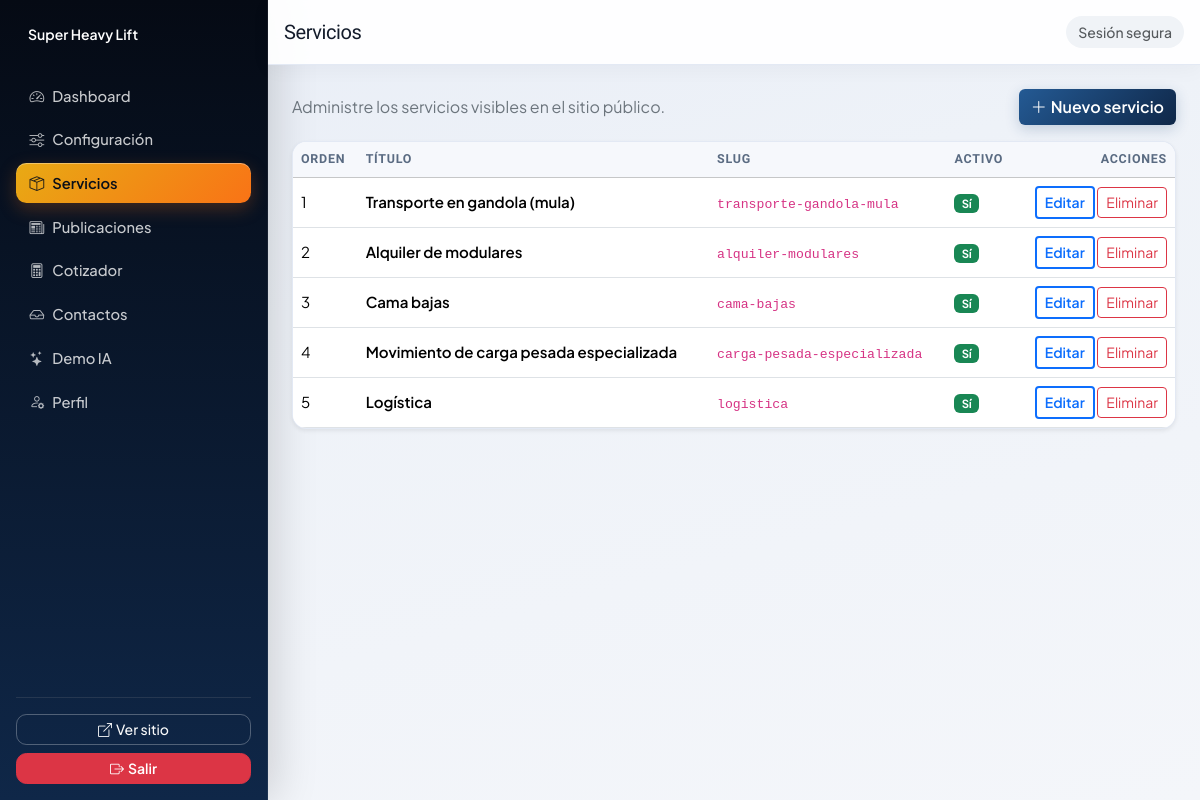
Screenshot of /admin/index.php?route=servicios (signed in) with the database file from the repository.
### tables this page shows
CREATE TABLE `servicios` (
  `id` int(10) UNSIGNED NOT NULL,
  `titulo` varchar(200) NOT NULL,
  `slug` varchar(220) NOT NULL,
  `descripcion` text NOT NULL,
  `beneficios` text NOT NULL,
  `imagen` varchar(255) DEFAULT NULL,
  `orden` int(11) NOT NULL DEFAULT 0,
  `activo` tinyint(1) NOT NULL DEFAULT 1,
  `created_at` timestamp NOT NULL DEFAULT current_timestamp(),
  `updated_at` timestamp NULL DEFAULT NULL ON UPDATE current_timestamp()
);

### src/App/Controllers/AdminPanelController.php (called while the page is built, shortened)
<?php
final class AdminPanelController
{
    public function handle(string $route): void
    {
        $method = $_SERVER['REQUEST_METHOD'] ?? 'GET';
        match ($route) {
            'logout' => $this->logout(),
            'dashboard' => $this->dashboard(),
            'config' => $method === 'POST' ? $this->saveConfig() : $this->configForm(),
            'servicios' => $this->servicesList(),
            'servicio_nuevo' => $this->serviceForm(null),
            'servicio_editar' => $this->serviceForm((int) ($_GET['id'] ?? 0)),
            'servicio_guardar' => $method === 'POST' ? $this->serviceSave() : redirect(admin_url(['route' => 'servicios'])),
            'servicio_eliminar' => $method === 'POST' ? $this->serviceDelete() : redirect(admin_url(['route' => 'servicios'])),
            'publicaciones' => $this->postsList(),
            'publicacion_nueva' => $this->postForm(null),
            'publicacion_editar' => $this->postForm((int) ($_GET['id'] ?? 0)),
            'publicacion_guardar' => $method === 'POST' ? $this->postSave() : redirect(admin_url(['route' => 'publicaciones'])),
            'publicacion_eliminar' => $method === 'POST' ? $this->postDelete() : redirect(admin_url(['route' => 'publicaciones'])),
            'cotizaciones' => $this->quotesList(),
            'cotizacion' => $this->quoteView((int) ($_GET['id'] ?? 0)),
            'cotizacion_nueva' => $this->quoteForm(null),
            'cotizacion_editar' => $this->quoteForm((int) ($_GET['id'] ?? 0)),
            'cotizacion_guardar' => $method === 'POST' ? $this->quoteSave() : redirect(admin_url(['route' => 'cotizaciones'])),
            'cotizacion_eliminar' => $method === 'POST' ? $this->quoteDelete() : redirect(admin_url(['route' => 'cotizaciones'])),
            'cotizacion_estado' => $method === 'POST' ? $this->quoteEstado() : redirect(admin_url(['route' => 'cotizaciones'])),
            'contactos' => $this->contactsList(),
            'contacto_leido' => $method === 'POST' ? $this->contactRead() : redirect(admin_url(['route' => 'contactos'])),
            'demo_ia' => $this->iaDemo(),
            'perfil' => $method === 'POST' ? $this->passwordChange() : $this->profileForm(),
            default => redirect(admin_url(['route' => 'dashboard'])),
        };
    }
    private function servicesList(): void
    {
        render_admin('services_list', [
            'pageTitle' => 'Servicios',
            'items' => $this->services->findAllAdmin(),
        ]);
    }
}

### public/admin/index.php (called while the page is built, shortened)
<?php
$route = $_GET['route'] ?? 'dashboard';
$panel = new AdminPanelController(
    new ConfigRepository(),
    new ServiceRepository(),
    new PostRepository(),
    new QuoteRepository(),
    new ContactRepository(),
    new UserRepository(),
    new IaRepository()
);
$panel->handle($route);

### core/helpers.php (called while the page is built, shortened)
<?php
function app_config(string $key, mixed $default = null): mixed
{
    static $cfg;
    if ($cfg === null) {
        $cfg = require BASE_PATH . '/config/app.php';
    }
    return $cfg[$key] ?? $default;
}
function public_url(string $path = ''): string
{
    $base = rtrim((string) app_config('public_url', ''), '/');
    $path = ltrim($path, '/');
    return $path === '' ? $base : $base . '/' . $path;
}
function asset_url(string $path): string
{
    return public_url('assets/' . ltrim($path, '/'));
}
function admin_url(array $query = []): string
{
    $q = http_build_query($query);
    return public_url('admin/index.php' . ($q !== '' ? '?' . $q : ''));
}
function e(?string $s): string
{
    return htmlspecialchars((string) $s, ENT_QUOTES | ENT_SUBSTITUTE, 'UTF-8');
}

### config/app.php (called while the page is built, shortened)
<?php
$scheme = (!empty($_SERVER['HTTPS']) && $_SERVER['HTTPS'] !== 'off') ? 'https' : 'http';
$host = $_SERVER['HTTP_HOST'] ?? 'localhost';
$script = str_replace('\\', '/', (string) ($_SERVER['SCRIPT_NAME'] ?? ''));
$dir = dirname($script);
if (preg_match('#/admin$#', $dir)) {
    $dir = dirname($dir);
}
$basePath = rtrim($dir === '/' ? '' : $dir, '/');
$cfg = [
    'name' => 'Super Heavy Lift',
    'base_url' => $scheme . '://' . $host . $basePath,
    'public_url' => $scheme . '://' . $host . $basePath,
    'timezone' => 'America/Bogota',
    'upload_max_bytes' => 3 * 1024 * 1024,
    'allowed_image_mimes' => ['image/jpeg', 'image/png', 'image/webp', 'image/gif'],
];
$secretsFile = __DIR__ . '/secrets.php';
$envFallbacks = [
    'openai_api_key' => 'OPENAI_API_KEY',
    'openai_model' => 'OPENAI_MODEL',
    'elevenlabs_api_key' => 'ELEVENLABS_API_KEY',
    'elevenlabs_voice_id' => 'ELEVENLABS_VOICE_ID',
];
foreach ($envFallbacks as $cfgKey => $envName) {
    $cur = trim((string) ($cfg[$cfgKey] ?? ''));
    $v = getenv($envName);
}
return $cfg;

### src/App/Models/ServiceRepository.php (called while the page is built, shortened)
<?php
final class ServiceRepository
{
    public function findAllAdmin(): array
    {
        $sql = 'SELECT * FROM servicios ORDER BY orden ASC, id ASC';
        return Database::pdo()->query($sql)->fetchAll();
    }
}

### core/Database.php (called while the page is built, shortened)
<?php
final class Database
{
    private static ?PDO $pdo = null;
    public static function init(array $config): void
    {
        $dsn = sprintf(
            'mysql:host=%s;port=%d;dbname=%s;charset=%s',
            $config['host'],
            $config['port'],
            $config['dbname'],
            $config['charset']
        );
        self::$pdo = new PDO($dsn, $config['user'], $config['pass'], [
            PDO::ATTR_ERRMODE => PDO::ERRMODE_EXCEPTION,
            PDO::ATTR_DEFAULT_FETCH_MODE => PDO::FETCH_ASSOC,
            PDO::ATTR_EMULATE_PREPARES => false,
        ]);
    }
    public static function pdo(): PDO
    {
        return self::$pdo;
    }
}

### src/App/Models/ConfigRepository.php (called while the page is built, shortened)
<?php
final class ConfigRepository
{
    public function all(): array
    {
        $stmt = Database::pdo()->query('SELECT clave, valor FROM configuracion_web');
        $rows = $stmt->fetchAll(PDO::FETCH_KEY_PAIR);
        return is_array($rows) ? $rows : [];
    }
}

### views/admin/services_list.php (the view, shortened to what this page needs)
<div class="d-flex justify-content-between align-items-center mb-3 flex-wrap gap-2">
  <p class="text-secondary mb-0">Administre los servicios visibles en el sitio público.</p>
  <a class="btn btn-primary" href="<?= e(admin_url(['route' => 'servicio_nuevo'])) ?>"><i class="bi bi-plus-lg me-1"></i>Nuevo servicio</a>
</div>
<div class="table-responsive card border-0 shadow-sm">
  <table class="table table-hover align-middle mb-0">
    <thead class="table-light">
      <tr>
        <th>Orden</th>
        <th>Título</th>
        <th>Slug</th>
        <th>Activo</th>
        <th class="text-end">Acciones</th>
      </tr>
    </thead>
    <tbody>
      <?php foreach ($items as $it): ?>
        <tr>
          <td><?= (int) $it['orden'] ?></td>
          <td class="fw-semibold"><?= e((string) $it['titulo']) ?></td>
          <td><code class="small"><?= e((string) $it['slug']) ?></code></td>
          <td><?= (int) $it['activo'] ? '<span class="badge text-bg-success">Sí</span>' : '<span class="badge text-bg-secondary">No</span>' ?></td>
          <td class="text-end">
            <a class="btn btn-sm btn-outline-primary" href="<?= e(admin_url(['route' => 'servicio_editar', 'id' => (int) $it['id']])) ?>">Editar</a>
            <form class="d-inline" method="post" action="<?= e(admin_url(['route' => 'servicio_eliminar'])) ?>" onsubmit="return confirm('¿Eliminar este servicio?');">
              <button class="btn btn-sm btn-outline-danger" type="submit">Eliminar</button>
            </form>
          </td>
        </tr>
      <?php endforeach; ?>
    </tbody>
  </table>
</div>

### core/view.php (shortened to what this page needs)
<?php
function render_admin(string $view, array $data = [], bool $guest = false): void
{
    extract($data, EXTR_SKIP);
    require BASE_PATH . '/views/admin/' . $view . '.php';
    $content = (string) ob_get_clean();
    if ($guest) {
        require BASE_PATH . '/views/admin/layout_guest.php';
    } else {
        require BASE_PATH . '/views/admin/layout.php';
    }
}

### views/admin/layout.php (shortened to what this page needs)
<?php
$cfg = (new \App\Models\ConfigRepository())->all();
$empresa = $cfg['empresa_nombre'] ?? app_config('name');
$route = $_GET['route'] ?? 'dashboard';
?>
<!DOCTYPE html>
<html lang="es">
<head>
  <link href="https://cdn.jsdelivr.net/npm/bootstrap@5.3.3/dist/css/bootstrap.min.css" rel="stylesheet">
  <link rel="stylesheet" href="https://cdn.jsdelivr.net/npm/bootstrap-icons@1.11.3/font/bootstrap-icons.min.css">
  <link rel="stylesheet" href="<?= e(asset_url('css/admin.css')) ?>">
</head>
<body class="admin-body">
  <div class="admin-shell d-flex">
    <aside class="admin-sidebar text-white p-3 d-flex flex-column">
      <div class="d-flex align-items-center gap-2 mb-4 px-1">
        <span class="small fw-semibold text-truncate"><?= e($empresa) ?></span>
      </div>
      <nav class="nav flex-column gap-1 mb-auto">
        <a class="nav-link <?= $route === 'dashboard' ? 'active' : '' ?>" href="<?= e(admin_url(['route' => 'dashboard'])) ?>"><i class="bi bi-speedometer2 me-2"></i>Dashboard</a>
        <a class="nav-link <?= $route === 'config' ? 'active' : '' ?>" href="<?= e(admin_url(['route' => 'config'])) ?>"><i class="bi bi-sliders me-2"></i>Configuración</a>
        <a class="nav-link <?= str_starts_with($route, 'servicio') || $route === 'servicios' ? 'active' : '' ?>" href="<?= e(admin_url(['route' => 'servicios'])) ?>"><i class="bi bi-box-seam me-2"></i>Servicios</a>
        <a class="nav-link <?= str_starts_with($route, 'publicacion') || $route === 'publicaciones' ? 'active' : '' ?>" href="<?= e(admin_url(['route' => 'publicaciones'])) ?>"><i class="bi bi-newspaper me-2"></i>Publicaciones</a>
        <a class="nav-link <?= str_starts_with($route, 'cotizacion') || $route === 'cotizaciones' ? 'active' : '' ?>" href="<?= e(admin_url(['route' => 'cotizaciones'])) ?>"><i class="bi bi-calculator me-2"></i>Cotizador</a>
        <a class="nav-link <?= str_starts_with($route, 'contacto') || $route === 'contactos' ? 'active' : '' ?>" href="<?= e(admin_url(['route' => 'contactos'])) ?>"><i class="bi bi-inbox me-2"></i>Contactos</a>
        <a class="nav-link <?= $route === 'demo_ia' ? 'active' : '' ?>" href="<?= e(admin_url(['route' => 'demo_ia'])) ?>"><i class="bi bi-stars me-2"></i>Demo IA</a>
        <a class="nav-link <?= $route === 'perfil' ? 'active' : '' ?>" href="<?= e(admin_url(['route' => 'perfil'])) ?>"><i class="bi bi-person-gear me-2"></i>Perfil</a>
      </nav>
      <hr class="border-secondary">
      <a class="btn btn-outline-light btn-sm" href="<?= e(public_url('index.php?p=inicio')) ?>" target="_blank" rel="noopener"><i class="bi bi-box-arrow-up-right me-1"></i>Ver sitio</a>
      <a class="btn btn-danger btn-sm mt-2" href="<?= e(admin_url(['route' => 'logout'])) ?>"><i class="bi bi-box-arrow-right me-1"></i>Salir</a>
    </aside>
    <div class="admin-main flex-grow-1 d-flex flex-column min-vh-100">
      <header class="admin-header border-bottom bg-white px-3 py-3 d-flex justify-content-between align-items-center">
        <h1 class="h5 mb-0"><?= e($pageTitle ?? '') ?></h1>
        <span class="text-muted small">Sesión segura</span>
      </header>
      <div class="admin-content flex-grow-1 p-3 p-lg-4">
        <?= $content ?>
      </div>
    </div>
  </div>
</body>
</html>

### public/assets/css/admin.css (style rules this page uses)
:root { --admin-font: "Plus Jakarta Sans", system-ui, sans-serif; --admin-display: "Sora", system-ui, sans-serif; --admin-sidebar-from: #050a14; --admin-sidebar-to: #0f2748; --admin-accent: #e8aa14; --admin-accent-2: #f97316; --admin-radius: 0.9rem; --admin-shadow: 0 12px 40px rgba(15, 31, 51, 0.08); }
.admin-body { font-family: var(--admin-font); background: linear-gradient(165deg, #e8edf6 0%, #eef2f8 35%, #f4f6fa 100%); color: #141c2b; -webkit-font-smoothing: antialiased; }
.admin-body h1, .admin-body h2, .admin-body h3, .admin-body .h5, .admin-body .h4 { font-family: var(--admin-display); letter-spacing: -0.02em; }
.admin-shell { min-height: 100vh; }
.admin-sidebar { width: 268px; flex-shrink: 0; background: linear-gradient(180deg, var(--admin-sidebar-from) 0%, var(--admin-sidebar-to) 100%); border-right: 1px solid rgba(255, 255, 255, 0.06); box-shadow: 8px 0 40px rgba(0, 0, 0, 0.15); }
.admin-sidebar .nav-link { color: rgba(255, 255, 255, 0.78); border-radius: 0.65rem; padding: 0.55rem 0.85rem !important; font-weight: 500; font-size: 0.92rem; transition: background 0.2s ease, color 0.2s ease, transform 0.2s ease; }
.admin-sidebar .nav-link.active { color: #0a0f18; background: linear-gradient(135deg, var(--admin-accent) 0%, var(--admin-accent-2) 100%); font-weight: 600; box-shadow: 0 6px 18px rgba(249, 115, 22, 0.25), inset 0 1px 0 rgba(255, 255, 255, 0.35); }
.admin-sidebar .nav-link i { opacity: 0.9; }
.admin-sidebar hr { border-color: rgba(255, 255, 255, 0.1); }
.admin-sidebar .btn-outline-light { border-radius: 0.65rem; font-weight: 500; border-color: rgba(255, 255, 255, 0.28); }
.admin-sidebar .btn-danger { border-radius: 0.65rem; font-weight: 600; }
.admin-header { position: sticky; top: 0; z-index: 1020; background: rgba(255, 255, 255, 0.92) !important; backdrop-filter: blur(12px); border-bottom: 1px solid rgba(226, 232, 244, 0.95) !important; box-shadow: 0 4px 20px rgba(15, 31, 51, 0.04); }
.admin-header .text-muted { padding: 0.35rem 0.75rem; border-radius: 999px; background: rgba(30, 74, 122, 0.06); font-weight: 500; }
.admin-content { max-width: 1400px; width: 100%; margin: 0 auto; }
.admin-content .card { border-radius: var(--admin-radius) !important; border: 1px solid rgba(226, 232, 244, 0.95) !important; box-shadow: var(--admin-shadow); overflow: hidden; }
.admin-content .table { font-size: 0.94rem; }
.admin-content .table thead th { font-family: var(--admin-display); font-weight: 600; font-size: 0.78rem; text-transform: uppercase; letter-spacing: 0.06em; color: #5a6b82; border-bottom-width: 1px; background: #f6f8fc; }
.admin-content .btn-primary { font-weight: 600; border: none; background: linear-gradient(135deg, #245a94 0%, #0f2748 100%); box-shadow: 0 4px 14px rgba(30, 74, 122, 0.22); }
.admin-content .btn-outline-primary { font-weight: 600; border-width: 2px; }

### rows the page displays
servicios: orden "1", titulo "Transporte en gandola (mula)", slug "transporte-gandola-mula", activo "Sí"
servicios: orden "2", titulo "Alquiler de modulares", slug "alquiler-modulares", activo "Sí"
servicios: orden "3", titulo "Cama bajas", slug "cama-bajas", activo "Sí"
servicios: orden "4", titulo "Movimiento de carga pesada especializada", slug "carga-pesada-especializada", activo "Sí"
servicios: orden "5", titulo "Logística", slug "logistica", activo "Sí"

### other values shown
$empresa "Super Heavy Lift"
$pageTitle "Servicios"
